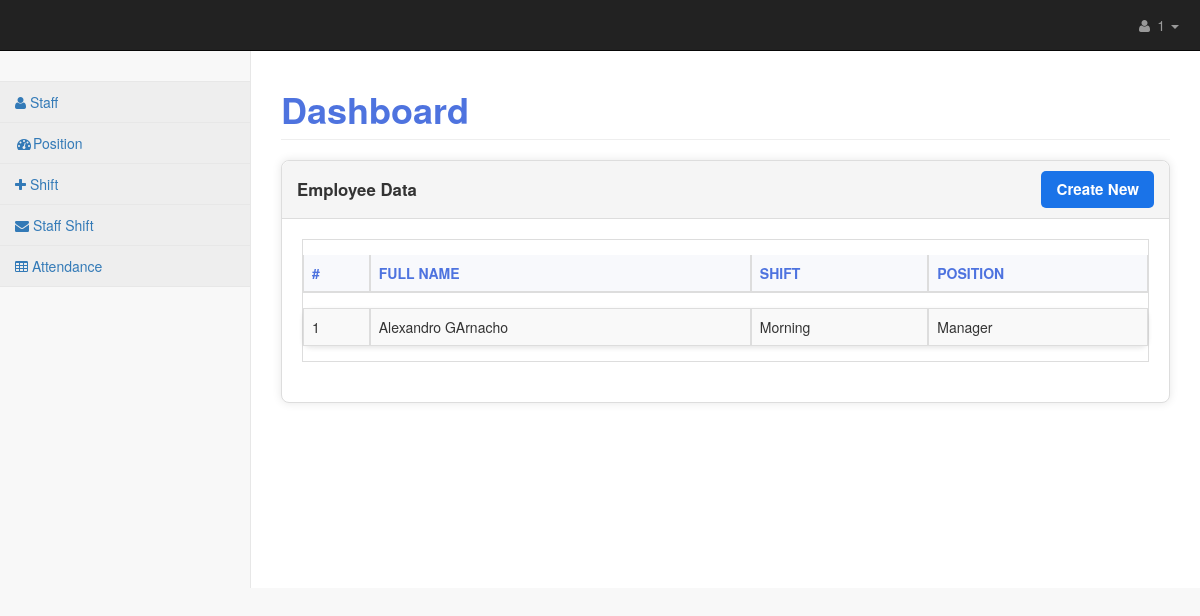
The app's page /staffShift/list/ (signed in), older data.
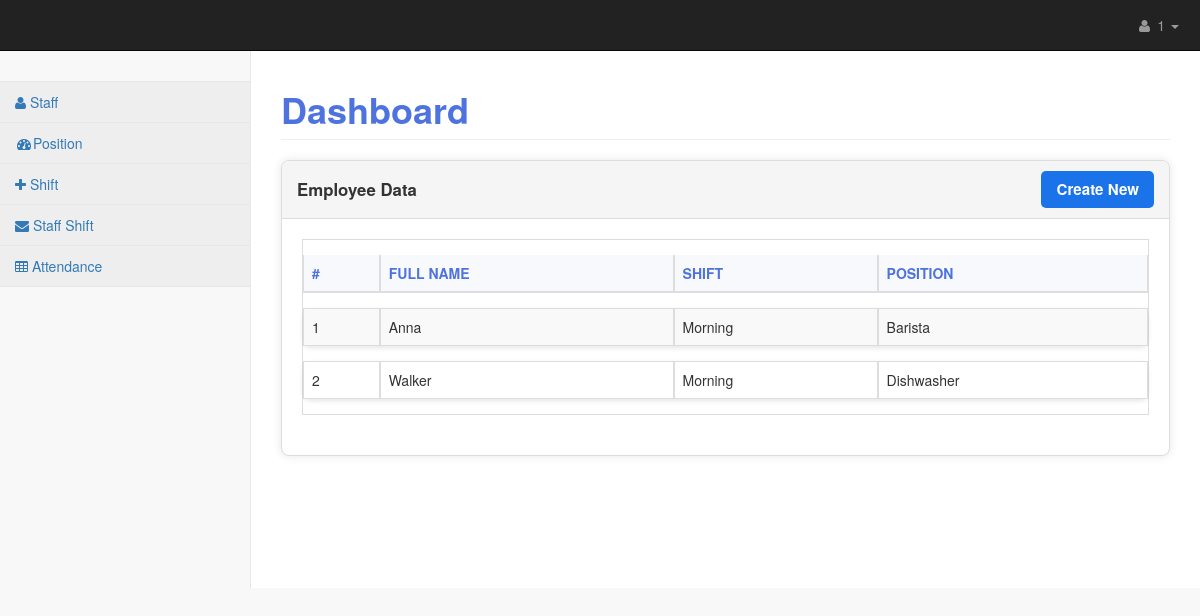
The same page, newer data.
### main/models.py (models this page shows, shortened)
class StaffShift(models.Model):
    employee = models.ForeignKey(Employee, on_delete=models.CASCADE)
    shift = models.ForeignKey(Shift, on_delete=models.CASCADE)

class Employee(models.Model):
    full_name = models.CharField(max_length=100)
    is_active = models.BooleanField(default=True)
    position = models.ForeignKey(Position, on_delete=models.CASCADE)

class Shift(models.Model):
    shift_type = models.CharField(max_length=50)
    start_time = models.TimeField()
    end_time = models.TimeField()
    def __str__(self):
        return self.shift_type

class Position(models.Model):
    name = models.CharField(max_length=100)
    def __str__(self):
        return self.name

### main/shiftstaff/views.py (the view)
# urls.py: path('list/', views.list, name='position_list' ),
@login_required(login_url='login')
def list(request):
    employe=models.StaffShift.objects.all()
    context = {
        'employees':employe
    }
    return render(request,'dashboard/shiftstaff/list.html', context)

### templates/dashboard/shiftstaff/list.html (shortened to what this page needs)
{% extends 'base.html' %}
{% block content %}
<div id="page-wrapper">
    <div class="row">
        <div class="col-lg-12">
            <h1 class="page-header">Dashboard</h1>
        </div>
        <div class="col-lg-12">
            <div class="panel panel-default">
                <div class="panel-heading">
                    Employee Data
                    <a href="{% url 'staffShift_create' %}" class="btn-create">Create New</a>
                </div>
                <div class="panel-body">
                    <div class="dataTable_wrapper">
                        <table class="table table-striped table-bordered table-hover" id="dataTables-example">
                            <thead>
                                <tr>
                                    <th>#</th>
                                    <th>Full Name</th>
                                    <th>Shift</th>
                                    <th>Position</th>
                                </tr>
                            </thead>
                            <tbody>
                                {% for staff in employees %}
                                <tr class="gradeU">
                                    <td>{{ forloop.counter }}</td>
                                    <td>{{ staff.employee.full_name }}</td>
                                    <td>{{staff.shift}}</td>
                                    <td>{{staff.employee.position}}</td>
                                </tr>
                                {% endfor %}
                            </tbody>
                        </table>
                    </div>
                </div>
            </div>
        </div>
    </div>
</div>
{% endblock %}

### templates/base.html (shortened to what this page needs)
<!DOCTYPE html>
<html lang="en">
    {%load static %}
    <head>
        <link rel="stylesheet" href="https://cdnjs.cloudflare.com/ajax/libs/font-awesome/5.15.3/css/all.min.css">
        <link href="{% static 'css/bootstrap.min.css'%}" rel="stylesheet">
        <link href="{% static 'css/metisMenu.min.css'%}" rel="stylesheet">
        <link href="{% static 'css/timeline.css'%}" rel="stylesheet">
        <link href="{% static 'css/startmin.css'%}" rel="stylesheet">
        <link href="{% static 'css/morris.css'%}" rel="stylesheet">
        <link href="{% static 'css/font-awesome.min.css'%}" rel="stylesheet" type="text/css">
    </head>
    <body>
        <div id="wrapper">
            <nav class="navbar navbar-inverse navbar-fixed-top" role="navigation">
                <ul class="nav navbar-right navbar-top-links">
                    <li class="dropdown">
                        <a class="dropdown-toggle" data-toggle="dropdown" href="#">
                            <i class="fa fa-user fa-fw"></i> {{request.user.username}} <b class="caret"></b>
                        </a>
                    </li>
                </ul>
                <div class="navbar-default sidebar" role="navigation">
                    <div class="sidebar-nav navbar-collapse">
                        <ul class="nav" id="side-menu">
                            <li class="sidebar-search">
                            </li>
                            <li>
                                <a href="{% url 'staff_list' %}" class="active"><i class="fa fa-user"></i> Staff</a>
                            </li>
                            <li>
                                <a href="{% url 'position_list' %}" class="active"><i class="fa fa-dashboard fa-fw"></i>Position</a>
                            </li>
                            <li>
                                <a href="{% url 'shift_list' %}" class="active"><i class="fa fa-plus"></i> Shift</a>
                            </li>
                            <li>
                                <a href="{% url 'staffShift_list' %}" class="active"><i class="fa fa-envelope"></i> Staff Shift</a>
                            </li>
                            <li>
                                <a href="{% url 'attendance_list' %}" class="active"><i class="fa fa-table"></i> Attendance</a>
                            </li>
                        </ul>
                    </div>
                </div>
            </nav>
        {% block content %}
        {% endblock %}
        </div>
    </body>
</html>

### static/css/startmin.css (style rules this page uses)
body { background-color: #f8f8f8; }
#wrapper { width: 100%; }
#page-wrapper { padding: 30px 15px 0 15px; min-height: 568px; background-color: #fff; }
@media (min-width:768px) { #page-wrapper { position: inherit; margin-left: 250px; padding: 30px 30px 0 30px; border-left: 1px solid #e7e7e7; } }
.navbar-right { text-align: right; }
.navbar-top-links { margin: 0; }
.navbar-top-links li { display: inline-block; }
.navbar-top-links li:last-child { margin-right: 6px; }
.navbar-top-links li a { padding: 15px; min-height: 50px; }
.navbar-top-links>li>a { color: #999; }
.sidebar .sidebar-nav.navbar-collapse { padding-right: 0; padding-left: 0; }
.sidebar .sidebar-search { padding: 15px; }
.sidebar ul li { border-bottom: 1px solid #e7e7e7; }
.sidebar ul li a.active { background-color: #eee; }
@media (min-width:768px) { .sidebar { z-index: 1; position: absolute; width: 250px; margin-top: 51px; } }

### templates/dashboard/shiftstaff/list.html (style rules this page uses)
#page-wrapper { margin-top: 20px; }
.page-header { color: #4e73df; font-weight: bold; }
.panel { border-radius: 8px; box-shadow: 0 0 10px rgba(0, 0, 0, 0.1); }
.panel-heading { background-color: #4e73df; color: #fff; font-size: 1.2em; font-weight: bold; padding: 10px 15px; border-radius: 8px 8px 0 0; }
.panel-body { padding: 20px; }
.table { border-collapse: separate; border-spacing: 0 15px; }
.table thead th { background-color: #f8f9fc; color: #4e73df; font-weight: bold; border: none; text-transform: uppercase; }
.table tbody tr { background-color: #fff; border-radius: 8px; box-shadow: 0 2px 5px rgba(0, 0, 0, 0.1); transition: all 0.3s ease-in-out; }
.table tbody td { vertical-align: middle; padding: 15px; border-top: none; }
.panel-heading { background-color: #4e73df; color: #fff; font-size: 1.2em; font-weight: bold; padding: 10px 15px; border-radius: 8px 8px 0 0; display: flex; justify-content: space-between; align-items: center; }
.btn-create { background-color: #1a73e8; color: #fff; padding: 8px 15px; font-size: 0.9em; border-radius: 5px; text-decoration: none; transition: background-color 0.3s ease-in-out; }

Row changes from the older to the newer data that the page shows:
removed StaffShift: employee.full_name "Alexandro GArnacho", shift "Morning", employee.position "Manager"
added StaffShift: employee.full_name "Anna", shift "Morning", employee.position "Barista"
added StaffShift: employee.full_name "Walker", shift "Morning", employee.position "Dishwasher"
